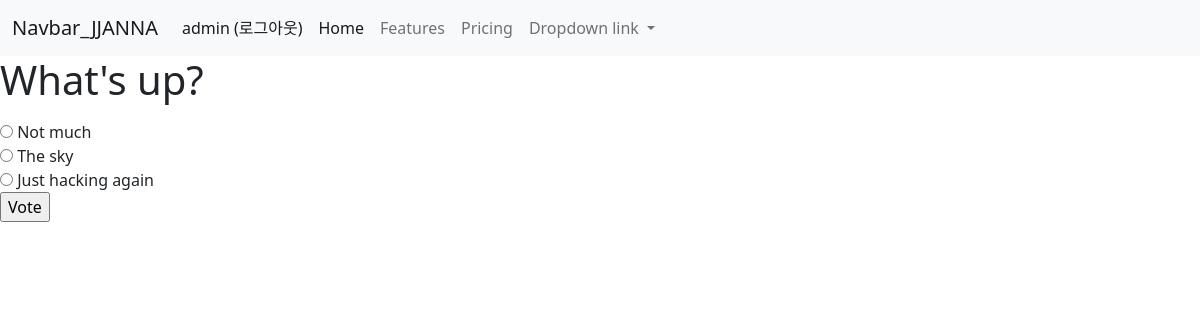
The app's page /polls/1/ (signed in) with its own data.
### polls/models.py (models this page shows, shortened)
class Question(models.Model):
    question_text = models.CharField(max_length=200)
    pub_date = models.DateTimeField('date published')

class Choice(models.Model):
    question = models.ForeignKey(Question, on_delete=models.CASCADE)
    choice_text = models.CharField(max_length=200)
    votes = models.IntegerField(default=0)

### polls/views.py (the view)
# urls.py: path('<int:question_id>/', views.detail, name='detail'),
def detail(request, question_id):
    question = get_object_or_404(Question, pk=question_id)
    return render(request, 'polls/detail.html', {'question': question})

### templates/polls/detail.html (shortened to what this page needs)
{% extends 'base.html' %}
{% block content %}
<form action="{% url 'polls:vote' question.id %}" method="post">
    <fieldset>
        <legend><h1>{{ question.question_text }}</h1></legend>
        {% for choice in question.choice_set.all %}
            <input type="radio" name="choice" id="choice{{ forloop.counter }}" value="{{ choice.id }}">
            <label for="choice{{ forloop.counter }}">{{ choice.choice_text }}</label><br>
        {% endfor %}
    </fieldset>
    <input type="submit" value="Vote">
    </form>
    {% endblock %}

### templates/navbar.html (shortened to what this page needs)
<nav class="navbar navbar-expand-lg navbar-light bg-light">
  <div class="container-fluid">
    <a class="navbar-brand" href="/">Navbar_JJANNA</a>
    <div class="collapse navbar-collapse" id="navbarNavDropdown">
      <ul class="navbar-nav">
        <li class="nav-item">
          {% if user.is_authenticated %}
          <a class="nav-link active" aria-current="page" href="{% url 'common:logout' %}">{{ user.username }} (로그아웃)</a>
          {% else %}
          <a class="nav-link active" aria-current="page" href="{% url 'common:login' %}">로그인</a>
          {% endif %}
        </li>
          <li class="nav-item">
          <a class="nav-link active" aria-current="page" href="#">Home</a>
        </li>
        <li class="nav-item">
          <a class="nav-link" href="#">Features</a>
        </li>
        <li class="nav-item">
          <a class="nav-link" href="#">Pricing</a>
        </li>
        <li class="nav-item dropdown">
          <a class="nav-link dropdown-toggle" href="#" id="navbarDropdownMenuLink" role="button" data-bs-toggle="dropdown" aria-expanded="false">
            Dropdown link
          </a>
        </li>
      </ul>
    </div>
  </div>
</nav>

### records on screen
Question: question_text "What's up?"
Choice: choice_text "Not much"
Choice: choice_text "The sky"
Choice: choice_text "Just hacking again"

### other values on screen
{{ user.username }} "admin"
